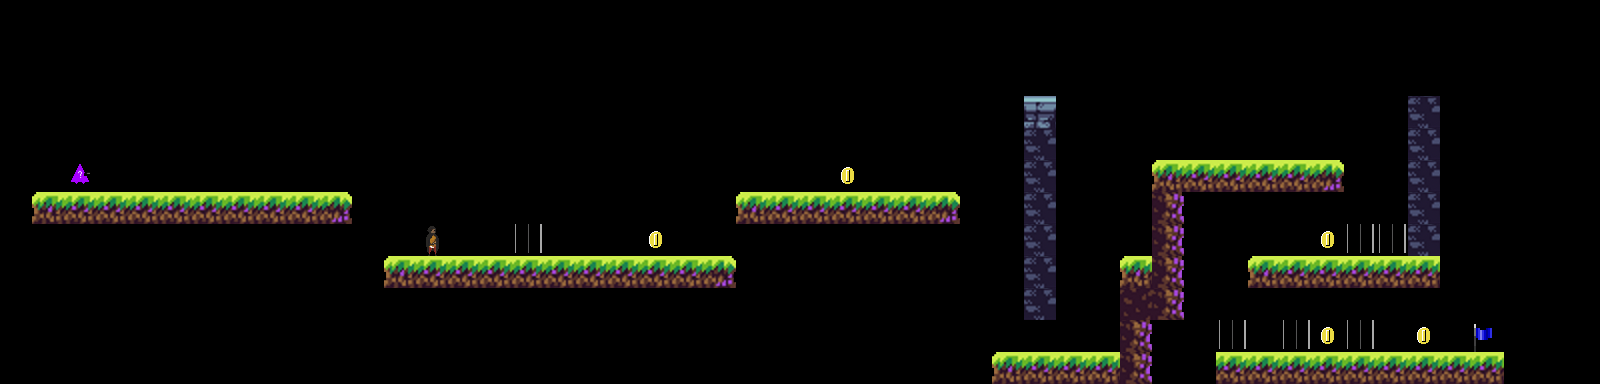

Tiled map render using the project's own tile images. Description and the whole map definition, tile-layer contents included, below:
An orthogonal 50x12 tile map with 32x32 px tiles, 1 tile layer (Tile Layer 1).

<map version="1.9" tiledversion="1.9.2" orientation="orthogonal" renderorder="right-down" width="50" height="12" tilewidth="32" tileheight="32" infinite="0" nextlayerid="2" nextobjectid="1">
 <tileset firstgid="1" source="tileset.tsx" />
 <layer id="1" name="Tile Layer 1" width="50" height="12">
  <data encoding="csv">
0,0,0,0,0,0,0,0,0,0,0,0,0,0,0,0,0,0,0,0,0,0,0,0,0,0,0,0,0,0,0,0,0,0,0,0,0,0,0,0,0,0,0,0,0,0,0,0,0,0,
0,0,0,0,0,0,0,0,0,0,0,0,0,0,0,0,0,0,0,0,0,0,0,0,0,0,0,0,0,0,0,0,0,0,0,0,0,0,0,0,0,0,0,0,0,0,0,0,0,0,
0,0,0,0,0,0,0,0,0,0,0,0,0,0,0,0,0,0,0,0,0,0,0,0,0,0,0,0,0,0,0,0,0,0,0,0,0,0,0,0,0,0,0,0,0,0,0,0,0,0,
0,0,0,0,0,0,0,0,0,0,0,0,0,0,0,0,0,0,0,0,0,0,0,0,0,0,0,0,0,0,0,0,28,0,0,0,0,0,0,0,0,0,0,0,36,0,0,0,0,0,
0,0,0,0,0,0,0,0,0,0,0,0,0,0,0,0,0,0,0,0,0,0,0,0,0,0,0,0,0,0,0,0,36,0,0,0,0,0,0,0,0,0,0,0,36,0,0,0,0,0,
0,0,50,0,0,0,0,0,0,0,0,0,0,0,0,0,0,0,0,0,0,0,0,0,0,0,51,0,0,0,0,0,36,0,0,0,1,2,2,2,2,3,0,0,36,0,0,0,0,0,
0,1,2,2,2,2,2,2,2,2,3,0,0,0,0,0,0,0,0,0,0,0,0,1,2,2,2,2,2,3,0,0,36,0,0,0,11,0,0,0,0,0,0,0,36,0,0,0,0,0,
0,0,0,0,0,0,0,0,0,0,0,0,0,43,0,0,53,0,0,0,51,0,0,0,0,0,0,0,0,0,0,0,36,0,0,0,11,0,0,0,0,51,53,53,36,0,0,0,0,0,
0,0,0,0,0,0,0,0,0,0,0,0,1,2,2,2,2,2,2,2,2,2,3,0,0,0,0,0,0,0,0,0,36,0,0,1,11,0,0,1,2,2,2,2,2,0,0,0,0,0,
0,0,0,0,0,0,0,0,0,0,0,0,0,0,0,0,0,0,0,0,0,0,0,0,0,0,0,0,0,0,0,0,36,0,0,10,11,0,0,0,0,0,0,0,0,0,0,0,0,0,
0,0,0,0,0,0,0,0,0,0,0,0,0,0,0,0,0,0,0,0,0,0,0,0,0,0,0,0,0,0,0,0,0,0,0,11,0,0,53,0,53,51,53,0,51,0,44,0,0,0,
0,0,0,0,0,0,0,0,0,0,0,0,0,0,0,0,0,0,0,0,0,0,0,0,0,0,0,0,0,0,0,1,2,2,2,11,0,0,2,2,2,2,2,2,2,2,2,0,0,0
</data>
 </layer>
</map>
